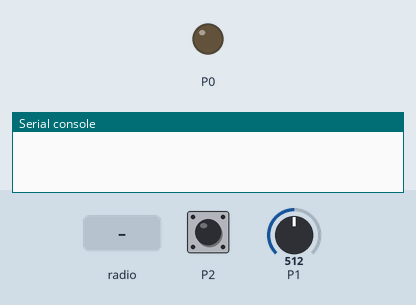
The program below on a simulated BBC micro:bit (MakeCode). Parts: output pins drawn as LEDs (lit = HIGH), the last lines printed to the serial console. The test bench sets the inputs (shaded band); at power-on: P1 = 512, P2 LOW (analog values on the 0–1023 scale). No radio messages arrive unless stated (any console line starting 'radio sent:' is added by the test bench).

Above: at 1.2 s.
1.3 s: P1 set to 260
2.8 s: P1 set to 238
At 4.0 s:
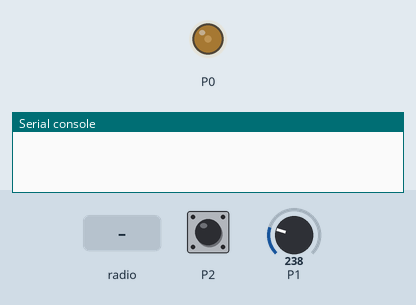
4.3 s: radio message "2" arrives
At 5.5 s:
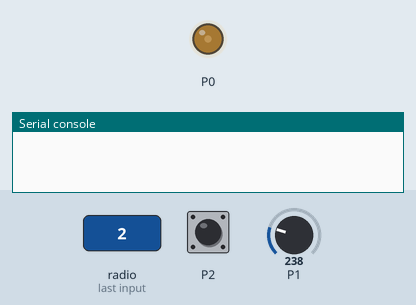
5.9 s: P2 pulled HIGH for 0.15 s
At 5.98 s:
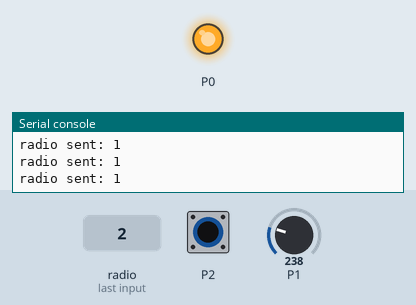
7.5 s: P2 pulled HIGH for 3.2 s
At 11.2 s:
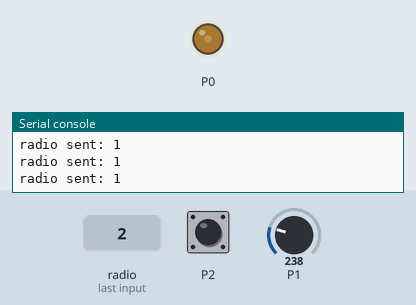
Timing chart, 0 to 12.7 s (numbered marks = the images above; inputs shaded):
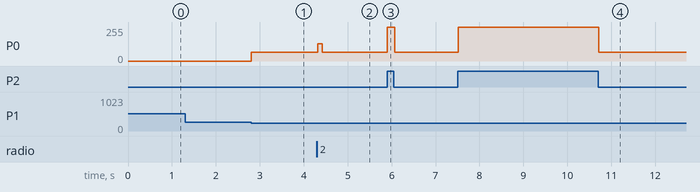

The program:

main.ts
```typescript
radio.onReceivedNumber(function (receivedNumber) {
    if (receivedNumber == 2 || receivedNumber == 2) {
        proximité = 1
        basic.pause(100)
        proximité = 0
    }
})
let proximité = 0
radio.setGroup(167)
basic.forever(function () {
    if (pins.analogReadPin(AnalogPin.P1) < 250) {
        if (pins.digitalReadPin(DigitalPin.P2) == 1) {
            pins.analogWritePin(AnalogPin.P0, 1023)
            radio.sendNumber(1)
        } else {
            if (proximité == 1) {
                pins.analogWritePin(AnalogPin.P0, 512)
            } else {
                pins.analogWritePin(AnalogPin.P0, 255)
            }
        }
    } else {
        pins.analogWritePin(AnalogPin.P0, 0)
    }
})
```

test.ts
```typescript
// les tests vont ici ; cela ne sera pas compilé si ce paquet est utilisé en tant qu'extension.
```

Measured:
- the behaviour switches between 250 and 249 on P1 (found by bisection; images 0 and 1)
- after the input at 1.3 s, every drawn part: stays the same
- after the input at 2.8 s, P0: 0/255 → 64/255 at once
- after the input at 4.3 s, P0: 64/255 → 128/255 at once, → 64/255 0.10 s later
- after the input at 5.9 s, P0: 64/255 → 255/255 at once, → 64/255 0.17 s later
- after the input at 7.5 s, P0: 64/255 → 255/255 at once, → 64/255 3.2 s later
